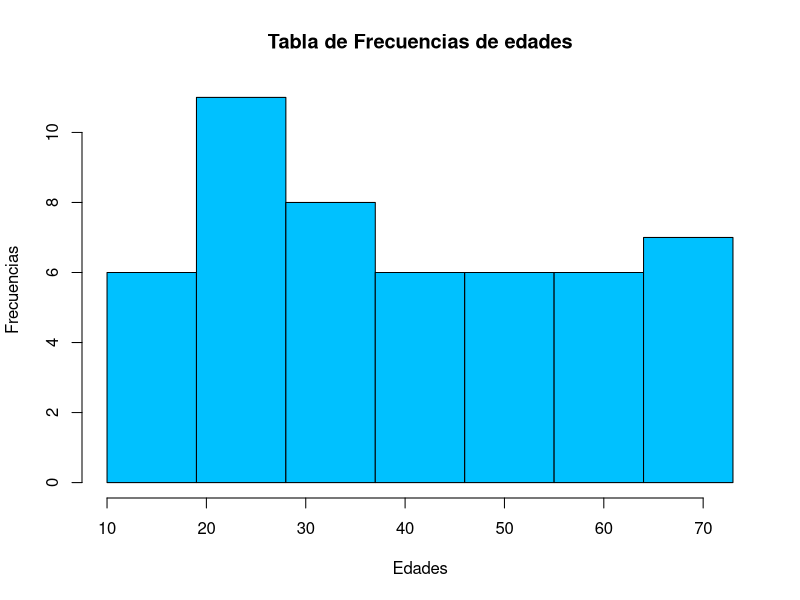

Reproduce this figure in R.
# Tablas de Frecuencias: -----------------------------------------------

edades <- c(38,15,10,12,62,46,25,56,27,24,23,21,20,25,38,27,48,35,50,65,
            59,58,47,42,37,35,32,40,28,14,12,24,66,73,72,70,68,65,54,48,
            34,33,21,19,64,59,47,46,30,30)


minimo <- min(edades)
maximo <- max(edades)
longitud <- length(edades)
num_intervalos_v1 <- sqrt(longitud)
num_intervalos_v2 <- nclass.Sturges(edades)
amplitud <- (maximo - minimo) / num_intervalos_v2
extremos <- minimo + amplitud * (0: num_intervalos_v2)
extremo_inf <- minimo + amplitud * (0: (num_intervalos_v2 - 1))
extremo_sup <- minimo + amplitud * (1: num_intervalos_v2)
marca_clase <- (extremo_inf + extremo_sup) / 2

tabla_frecuencias <- function(x, y){ 
    cut1 <- cut(x, breaks = y, right = FALSE, include.loweat = b)
    intervalos <- levels(cut1)
    frecuencia_abs <- as.vector(table(cut1))
    frecuencia_rel <- round(frecuencia_abs / longitud, digits = 2)
    frecuencia_abs_acum <- cumsum(frecuencia_abs)
    frecuencia_rel_acum <- cumsum(frecuencia_rel)  

    hist(edades, main = 'Tabla de Frecuencias de edades', ylab = 'Frecuencias', xlab = 'Edades', col = '#00C1FF', breaks = seq(minimo, maximo, amplitud))

    tabla <- data.frame(intervalos, marca_clase, frecuencia_abs, frecuencia_abs_acum, frecuencia_rel, frecuencia_rel_acum)
}


tabla_resultante <- tabla_frecuencias(x = edades, y = extremos)
View(tabla_resultante)





